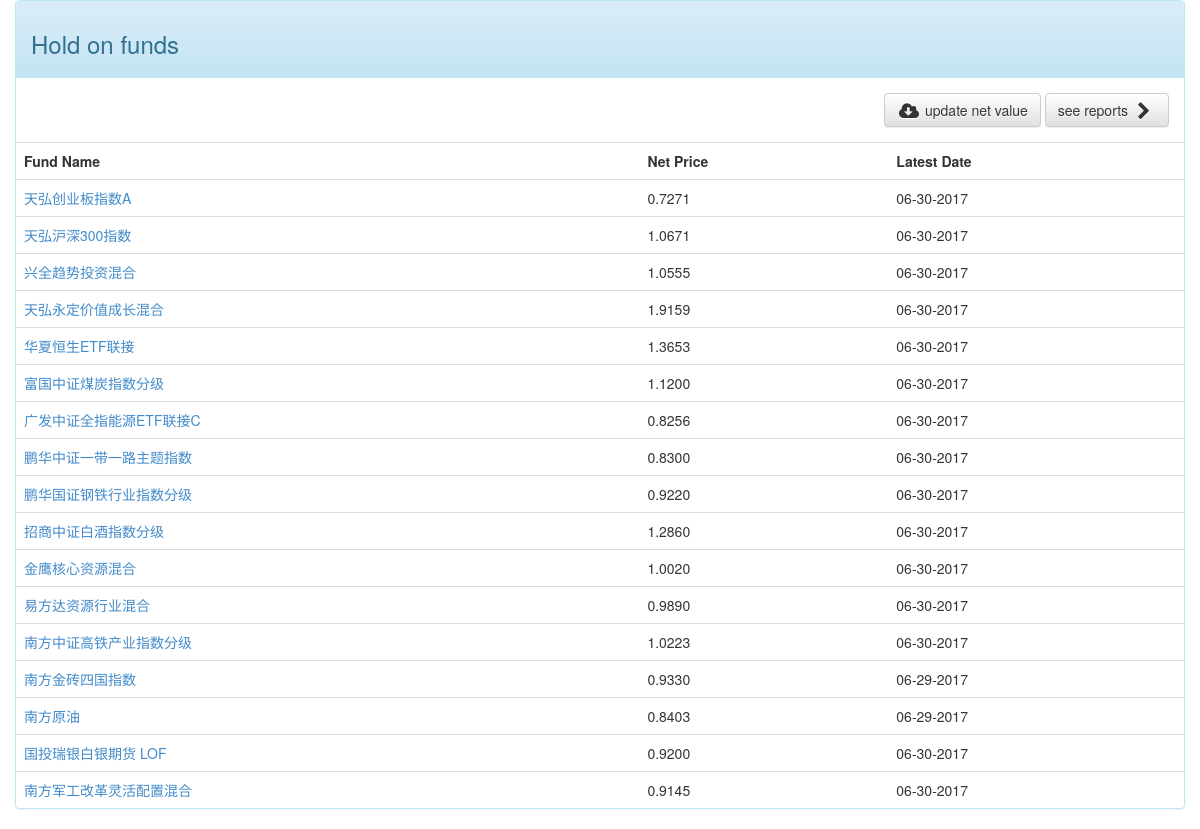
/funds/hold_on_funds/, run on the app's committed database.
### funds/models.py (models this page shows, shortened)
class FundHistory(models.Model):
	fund = models.ForeignKey(Fund, on_delete=models.CASCADE)
	date = models.DateField('history date')
	netprice = models.DecimalField('net price', max_digits=6, decimal_places=4)
	note = models.CharField(max_length=20, blank=True)

class Fund(models.Model):
	fund_name = models.CharField(max_length=200)
	fund_code = models.CharField(max_length=20)
	fund_p_rate = models.DecimalField('purchase rate', max_digits=4, decimal_places=4)
	def latest_fund_data(self):
		fh = self.fundhistory_set.order_by('-date')
		if len(fh) > 0:
			return fh[0]
	"""
	!!!IMPORTANT!!!
	"""
	"""
	invest amount price
	"""
	"""
	confirm purchase shares !!!IMPORTANT!!!
	"""
	"""
		hold on of shares
	"""
	"""
		hold on of money
	"""
	"""
		hold on unitprice
	"""
	"""
		latest netprice
	"""
	"""
		hold on benefit
	"""
	"""
		hold on benefit rate
	"""

### funds/views.py (the view)
class HoldOnFundsView(generic.ListView):
	template_name = 'funds/hold_on_funds.html'
	context_object_name = 'hold_on_fund_list'
	def get_queryset(self):
		hold_funds = Fund.objects.all()
		return [fnd.latest_fund_data() for fnd in hold_funds]

### funds/templates/funds/hold_on_funds.html (shortened to what this page needs)
{% extends 'fund_base_page.html' %}
{% block body %}
	<div class="panel panel-info">
		<div class="panel-heading">
			<h3>Hold on funds</h3>
		</div>
		<div class="panel-body">
			<div class="pull-right">
				<a href="{% url 'funds:refresh_netprice' %}" class="btn btn-default">
					<i class="fa fa-cloud-download fa-lg fa-fw" aria-hidden="true"></i>
					update net value</a>
				<a href="{% url 'funds:hold_on_reports' %}" class="btn btn-default">
					see reports
					<i class="fa fa-chevron-right  fa-lg fa-fw"></i>
				</a>
			</div>
		</div>
	{% if hold_on_fund_list %}
		<table class="table">
			<tr>
				<th>Fund Name</th>
				<th>Net Price</th>
				<th>Latest Date</th>
			</tr>
	    {% for fnd in hold_on_fund_list %}
	    	<tr>
				<td><a href="#">{{ fnd.fund.fund_name }}</a></td>
				<td>{{ fnd.netprice }}</td>
				<td>{{ fnd.date|date:'m-d-Y' }}</td>
			</tr>
	    {% endfor %}
		</table>
	{% else %}
	    <p>No funds are available.</p>
	{% endif %}
	</div>
{% endblock %}

### data on the page
FundHistory: fund.fund_name "天弘创业板指数A", netprice "0.7271", date "06-30-2017"
FundHistory: fund.fund_name "天弘沪深300指数", netprice "1.0671", date "06-30-2017"
FundHistory: fund.fund_name "兴全趋势投资混合", netprice "1.0555", date "06-30-2017"
FundHistory: fund.fund_name "天弘永定价值成长混合", netprice "1.9159", date "06-30-2017"
FundHistory: fund.fund_name "华夏恒生ETF联接", netprice "1.3653", date "06-30-2017"
FundHistory: fund.fund_name "富国中证煤炭指数分级", netprice "1.1200", date "06-30-2017"
FundHistory: fund.fund_name "广发中证全指能源ETF联接C", netprice "0.8256", date "06-30-2017"
FundHistory: fund.fund_name "鹏华中证一带一路主题指数", netprice "0.8300", date "06-30-2017"
FundHistory: fund.fund_name "鹏华国证钢铁行业指数分级", netprice "0.9220", date "06-30-2017"
FundHistory: fund.fund_name "招商中证白酒指数分级", netprice "1.2860", date "06-30-2017"
FundHistory: fund.fund_name "金鹰核心资源混合", netprice "1.0020", date "06-30-2017"
FundHistory: fund.fund_name "易方达资源行业混合", netprice "0.9890", date "06-30-2017"
FundHistory: fund.fund_name "南方中证高铁产业指数分级", netprice "1.0223", date "06-30-2017"
FundHistory: fund.fund_name "南方金砖四国指数", netprice "0.9330", date "06-29-2017"
FundHistory: fund.fund_name "南方原油", netprice "0.8403", date "06-29-2017"
FundHistory: fund.fund_name "国投瑞银白银期货 LOF", netprice "0.9200", date "06-30-2017"
FundHistory: fund.fund_name "南方军工改革灵活配置混合", netprice "0.9145", date "06-30-2017"
